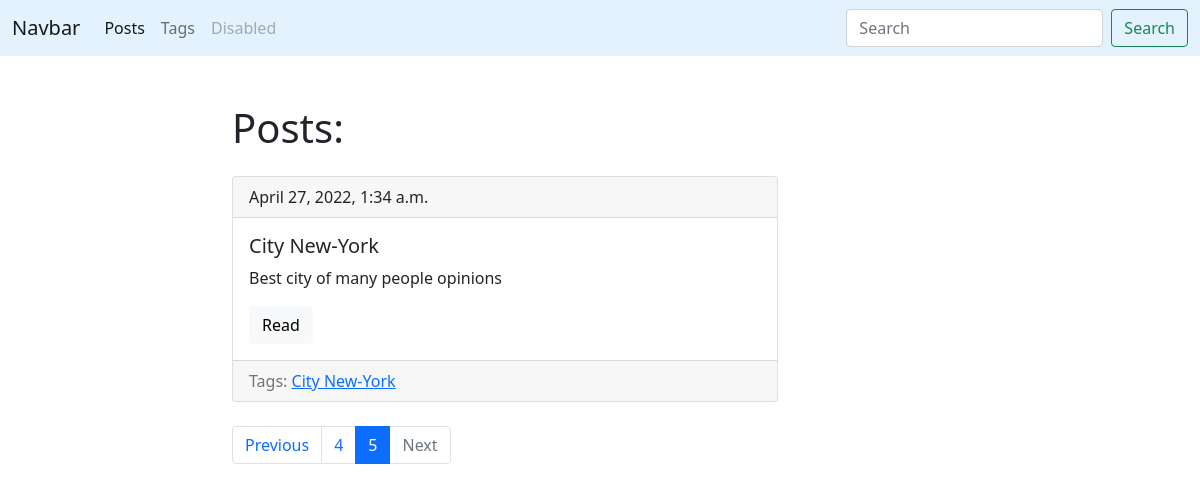
The app's page /blog/?page=5 with its own data.
### blog/models.py (models this page shows, shortened)
class Post(models.Model):
    title = models.CharField(max_length=150, db_index=True)
    slug = models.SlugField(max_length=50, blank=True, unique=True)
    body = models.TextField(blank=True, db_index=True)
    tags = models.ManyToManyField('Tag', blank=True, related_name='posts')
    date_pub = models.DateTimeField(auto_now_add=True)
    def get_absolute_url(self):
        return reverse('post_detail_url', args=[self.slug, ])
    class Meta:
        ordering = ['-date_pub']

class Tag(models.Model):
    title = models.CharField(max_length=50)
    slug = models.SlugField(max_length=50, unique=True)
    def get_absolute_url(self):
        return reverse('tag_detail_url', args=[self.slug, ])
    class Meta:
        ordering = ['title']

### blog/views.py (the view)
# urls.py: path('', posts_list, name='posts_list_url'),
def posts_list(request):
    search_query = request.GET.get('search', '')
    if search_query:
        posts = Post.objects.filter(Q(title__icontains=search_query) | Q(body__icontains=search_query))
    else:
        posts = Post.objects.all()
    paginator = Paginator(posts, 1)
    page_number = request.GET.get('page', 1)
    page = paginator.get_page(page_number)
    is_paginated = page.has_other_pages()
    if page.has_previous():
        prev_url = f'?page={page.previous_page_number()}'
    else:
        prev_url = ''
    if page.has_next():
        next_url = f'?page={page.next_page_number()}'
    else:
        next_url = ''
    context = {'page_object': page, 'is_paginated': is_paginated, 'next_page_url': next_url, 'prev_page_url': prev_url }
    return render(request, 'blog/index.html', context=context)

### blog/templates/blog/index.html (shortened to what this page needs)
{% extends 'blog/base_blog.html' %}
{% block content %}
    <h1 class="mb-4">Posts: </h1>
    {% for post in page_object.object_list %}
        {% include 'blog/includes/post_card_template.html'%}
    {% endfor %}
{% endblock %}

### blog/templates/blog/includes/post_card_template.html
<div class="card mb-4">
          <div class="card-header">
              {{post.date_pub}}
          </div>
          <div class="card-body">
            <h5 class="card-title">{{post.title}}</h5>
            <p class="card-text">{{post.body|truncatewords:15 }}</p>
            <a href="{{ post.get_absolute_url }}" class="btn btn-light">Read</a>
          </div>
            <div class="card-footer text-muted">
            Tags:
                {% for tag in post.tags.all %}
                <a href="{{ tag.get_absolute_url }}"> {{tag.title}}</a>
                {% endfor %}
             </div>
        </div>

### records on screen
Post: date_pub "April 27, 2022, 1:34 a.m.", title "City New-York", body "Best city of many people opinions"
Tag: title "City New-York"

### other values on screen
{{ n }} "4"
{{ n }} "5"
